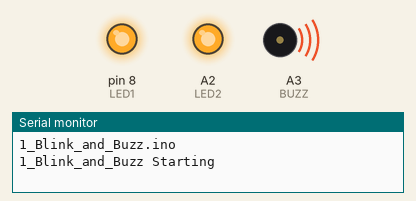
Bench run of a sketch on a simulated Arduino Uno, built with avr-gcc and run on an emulated ATmega328P. Parts: output pins drawn as LEDs (lit = HIGH), buzzer (waves = sounding, pin HIGH), the last lines printed to the serial monitor.

Above: at 0.55 s.
At 1.0 s:
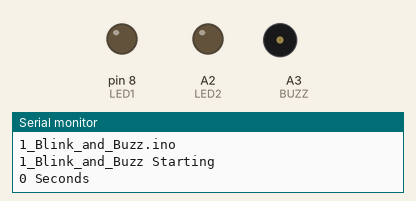
Timing chart, 0 to 3.5 s (numbered marks = the images above):
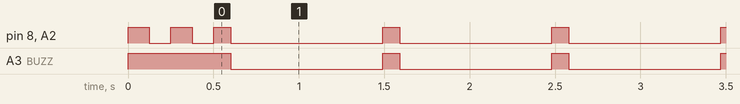

Measured:
- by itself, pin 8 (LED1), A2 (LED2): goes LOW 0.13 s, HIGH 0.13 s, LOW 0.13 s, 130 × (HIGH 0.10 s, LOW 0.89 s), HIGH 0.10 s, then LOW
- by itself, A3 (BUZZ): alternates HIGH for 0.10 s and LOW for 0.89 s

The sketch:

1_Blink_and_Buzz.ino
```cpp
// (licence header left out)
/*******************************************************************************************************
  Program Operation - This test program blinks the LED on the microcontroller PCB and external LEDs on
  pin A2. The buzzer on pin A3 is also sounded.

  Serial monitor baud rate is set at 9600.
*******************************************************************************************************/

#define LED1 8                                 //pin number for PCB LED, set logic level high for on
#define LED2 A2                                //pin number for External LED, set logic level high for on
#define BUZZ A3                                //pin number for Buzzer, set logic level high for on

uint16_t seconds;                              //used to display time elapsed on Serial Monitor

void loop()
{
  Serial.print(seconds);
  Serial.println(F(" Seconds"));               //this message should print on console at close to once per second
  seconds++;
  digitalWrite(LED1, HIGH);
  digitalWrite(LED2, HIGH);
  digitalWrite(BUZZ, HIGH);
  delay(100);
  digitalWrite(LED1, LOW);
  digitalWrite(LED2, LOW);
  digitalWrite(BUZZ, LOW);
  delay(890);                                  //should give approx 1 second flash\buzz
}


void led_Flash(uint16_t flashes, uint16_t delaymS)
{
  //general purpose routine for flashing LED as indicator
  uint16_t index;

  for (index = 1; index <= flashes; index++)
  {
    digitalWrite(LED1, HIGH);                  //LED on
    digitalWrite(LED2, HIGH);                  //Arduino board LED on
    delay(delaymS);
    digitalWrite(LED1, LOW);                   //LED off
    digitalWrite(LED2, LOW);                   //Arduino board LED off
    delay(delaymS);
  }
}


void setup()
{
  pinMode(LED1, OUTPUT);                       //setup pin as output for indicator LED
  pinMode(LED2, OUTPUT);                       //setup pin as output for some Arduino boards that include an LED on pin 13
  pinMode(BUZZ, OUTPUT);
  digitalWrite(LED1, HIGH);
  digitalWrite(LED2, HIGH);
  digitalWrite(BUZZ, HIGH);

  led_Flash(2, 125);                           //two quick LED flashes to indicate program start

  Serial.begin(9600);
  Serial.println();
  Serial.print(__FILE__);
  Serial.println();

  Serial.println(F("1_Blink_and_Buzz Starting"));
}
```
